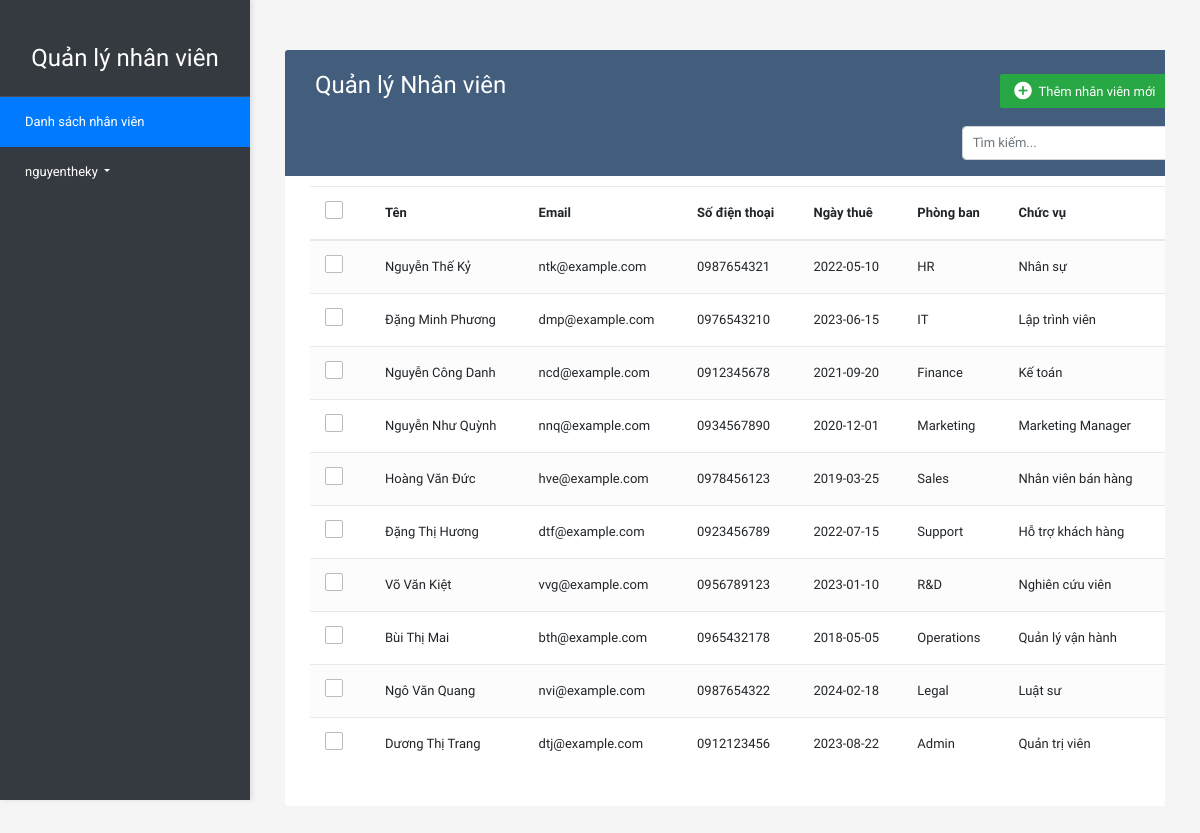
Screenshot of /Employee/dashboard.php (signed in) with the database file from the repository.
### tables this page shows
CREATE TABLE `employees` (
  `id` int(11) NOT NULL,
  `name` varchar(100) NOT NULL,
  `email` varchar(100) NOT NULL,
  `phone` varchar(15) DEFAULT NULL,
  `hire_date` date NOT NULL,
  `department_id` int(11) DEFAULT NULL,
  `position` varchar(100) DEFAULT NULL
);

CREATE TABLE `departments` (
  `id` int(11) NOT NULL,
  `name` varchar(100) NOT NULL,
  `location` varchar(255) DEFAULT NULL
);

### Employee/dashboard.php (the view, shortened to what this page needs)
<?php
require_once '../db_connect.php';
$search = isset($_GET['search']) ? $_GET['search'] : '';
$sql = "SELECT e.*, d.name as dept_name FROM employees e LEFT JOIN departments d ON e.department_id = d.id";
$stmt = $conn->prepare($sql);
$stmt->execute();
?>
<!DOCTYPE html>
<html lang="en">
<head>
    <link rel="stylesheet" href="https://stackpath.bootstrapcdn.com/bootstrap/4.5.0/css/bootstrap.min.css">
    <link rel="stylesheet" href="https://maxcdn.bootstrapcdn.com/font-awesome/4.7.0/css/font-awesome.min.css">
    <link rel="stylesheet" href="../style2.css">
</head>
<body>
<div class="sidebar">
    <div class="sidebar-brand">Quản lý nhân viên</div>
    <ul class="nav flex-column">
        <li class="nav-item">
            <a class="nav-link<?php echo basename($_SERVER['PHP_SELF']) == 'dashboard.php' ? ' active' : ''; ?>" href="<?php echo BASE_URL; ?>Employee/dashboard.php">Danh sách nhân viên</a>
        </li>
        <li class="nav-item mt-auto">
            <a class="nav-link dropdown-toggle" href="#" id="userDropdown" data-toggle="dropdown">
                <?php echo $_SESSION['username']; ?>
            </a>
        </li>
    </ul>
</div>
<div class="content">
    <div class="container-xl">
        <div class="table-responsive">
            <div class="table-wrapper">
                <div class="table-title">
                    <div class="row" >
                        <div class="col-sm-6">
                            <h2>Quản lý Nhân viên</h2>
                        </div>
                        <div class="col-sm-6">
                            <?php if ($_SESSION['role'] == 'admin' || $_SESSION['role'] == 'manager') { ?>
                            <div class="btn-group">
                                <a href="#addEmployeeModal" class="btn btn-success" data-toggle="modal"><i class="material-icons"></i> <span>Thêm nhân viên mới</span></a>
                            </div>
                            <?php } ?>
                        </div>
                    </div>
                    <div class="row search-form justify-content-end">
                        <div class="col-sm-4">
                            <form method="GET" action="">
                                <div class="input-group">
                                    <input type="text" name="search" class="form-control" placeholder="Tìm kiếm..." value="<?php echo htmlspecialchars($search); ?>">
                                </div>
                            </form>
                        </div>
                    </div>
                </div>
                <form id="deleteForm" method="POST">
                <table class="table table-striped table-hover">
                    <thead>
                        <tr>
                            <?php if ($_SESSION['role'] == 'admin' || $_SESSION['role'] == 'manager') { ?>
                            <th>
                                <span class="custom-checkbox">
                                    <label for="selectAll"></label>
                                </span>
                            </th>
                            <?php } ?>
                            <th>Tên</th>
                            <th>Email</th>
                            <th>Số điện thoại</th>
                            <th>Ngày thuê</th>
                            <th>Phòng ban</th>
                            <th>Chức vụ</th>
                            <?php if ($_SESSION['role'] == 'admin' || $_SESSION['role'] == 'manager') { ?>
                            <th>Hành động</th>
                            <?php } ?>
                        </tr>
                    </thead>
                    <tbody>
                        <?php
                        while ($row = $stmt->fetch(PDO::FETCH_ASSOC)) {
                            echo "<tr>";
                            if ($_SESSION['role'] == 'admin' || $_SESSION['role'] == 'manager') {
                                echo "<td>
                                    <span class='custom-checkbox'>
                                        <input type='checkbox' name='options[]' value='{$row['id']}'>
                                        <label></label>
                                    </span>
                                </td>";
                            }
                            echo "<td>{$row['name']}</td>";
                            echo "<td>{$row['email']}</td>";
                            echo "<td>{$row['phone']}</td>";
                            echo "<td>{$row['hire_date']}</td>";
                            echo "<td>{$row['dept_name']}</td>";
                            echo "<td>{$row['position']}</td>";
                            if ($_SESSION['role'] == 'admin' || $_SESSION['role'] == 'manager') {
                                echo "<td>
                                    <a href='#editEmployeeModal' class='edit' data-toggle='modal' data-id='{$row['id']}'><i class='material-icons' data-toggle='tooltip' title='Sửa'></i></a>
                                    <a href='./delete.php?id={$row['id']}' class='delete' onclick='return confirm(\"Bạn có chắc muốn xóa?\")'><i class='material-icons' data-toggle='tooltip' title='Xóa'></i></a>
                                </td>";
                            }
                            echo "</tr>";
                        }
                        ?>
                    </tbody>
                </table>
                </form>
            </div>
        </div>
    </div>
</div>
</body>
</html>

### style2.css (style rules this page uses)
body { color: #566787; background: #f5f5f5; font-family: 'Varela Round', sans-serif; font-size: 13px; }
.table-responsive { margin: 30px 0; }
.table-wrapper { background: #fff; padding: 20px 25px; border-radius: 3px; min-width: 1000px; box-shadow: 0 1px 1px rgba(0,0,0,.05); }
.table-title { padding-bottom: 15px; background: #435d7d; color: #fff; padding: 16px 30px; min-width: 100%; margin: -20px -25px 10px; border-radius: 3px 3px 0 0; }
.table-title h2 { margin: 5px 0 0; font-size: 24px; }
.table-title .btn-group { float: right; }
.table-title .btn-group a { margin: 8px 8px 8px 8px; float: right; }
.table-title .btn { color: #fff; float: right; font-size: 13px; border: none; min-width: 50px; border-radius: 2px; border: none; outline: none !important; margin-left: 10px; }
.table-title .btn i { float: left; font-size: 21px; margin-right: 5px; }
.table-title .btn span { float: left; margin-top: 2px; }
table.table tr th, table.table tr td { border-color: #e9e9e9; padding: 12px 15px; vertical-align: middle; }
table.table tr th:first-child { width: 60px; }
table.table tr th:last-child { width: 100px; }
table.table-striped tbody tr:nth-of-type(odd) { background-color: #fcfcfc; }
.custom-checkbox { position: relative; }
.custom-checkbox label:before { width: 18px; height: 18px; }
.custom-checkbox label:before { content: ''; margin-right: 10px; display: inline-block; vertical-align: text-top; background: white; border: 1px solid #bbb; border-radius: 2px; box-sizing: border-box; z-index: 2; }

### Employee/dashboard.php (style rules this page uses)
.sidebar { height: 100vh; width: 250px; position: fixed; top: 0; left: 0; background-color: #343a40; padding-top: 20px; box-shadow: 2px 0 5px rgba(0,0,0,0.1); }
.sidebar .nav-link { color: #fff; padding: 15px 25px; font-family: 'Roboto', sans-serif; }
.sidebar .nav-link.active { background-color: #007bff; }
.sidebar .sidebar-brand { color: #fff; font-size: 1.5rem; font-family: 'Varela Round', sans-serif; padding: 20px 25px; text-align: center; border-bottom: 1px solid rgba(255,255,255,0.1); }
.content { margin-left: 250px; padding: 20px; }
.search-form { margin-top: 10px; }
.search-form .form-control { font-size: 13px; padding: 5px 10px; height: 34px; }

### rows the page displays
employees: name "Nguyễn Thế Kỷ", email "ntk@example.com", phone "0987654321", hire_date "2022-05-10", department.name "HR", position "Nhân sự"
employees: name "Đặng Minh Phương", email "dmp@example.com", phone "0976543210", hire_date "2023-06-15", department.name "IT", position "Lập trình viên"
employees: name "Nguyễn Công Danh", email "ncd@example.com", phone "0912345678", hire_date "2021-09-20", department.name "Finance", position "Kế toán"
employees: name "Nguyễn Như Quỳnh", email "nnq@example.com", phone "0934567890", hire_date "2020-12-01", department.name "Marketing", position "Marketing Manager"
employees: name "Hoàng Văn Đức", email "hve@example.com", phone "0978456123", hire_date "2019-03-25", department.name "Sales", position "Nhân viên bán hàng"
employees: name "Đặng Thị Hương", email "dtf@example.com", phone "0923456789", hire_date "2022-07-15", department.name "Support", position "Hỗ trợ khách hàng"
employees: name "Võ Văn Kiệt", email "vvg@example.com", phone "0956789123", hire_date "2023-01-10", department.name "R&D", position "Nghiên cứu viên"
employees: name "Bùi Thị Mai", email "bth@example.com", phone "0965432178", hire_date "2018-05-05", department.name "Operations", position "Quản lý vận hành"
employees: name "Ngô Văn Quang", email "nvi@example.com", phone "0987654322", hire_date "2024-02-18", department.name "Legal", position "Luật sư"
employees: name "Dương Thị Trang", email "dtj@example.com", phone "0912123456", hire_date "2023-08-22", department.name "Admin", position "Quản trị viên"

### other values shown
$_SESSION['username'] "nguyentheky"
